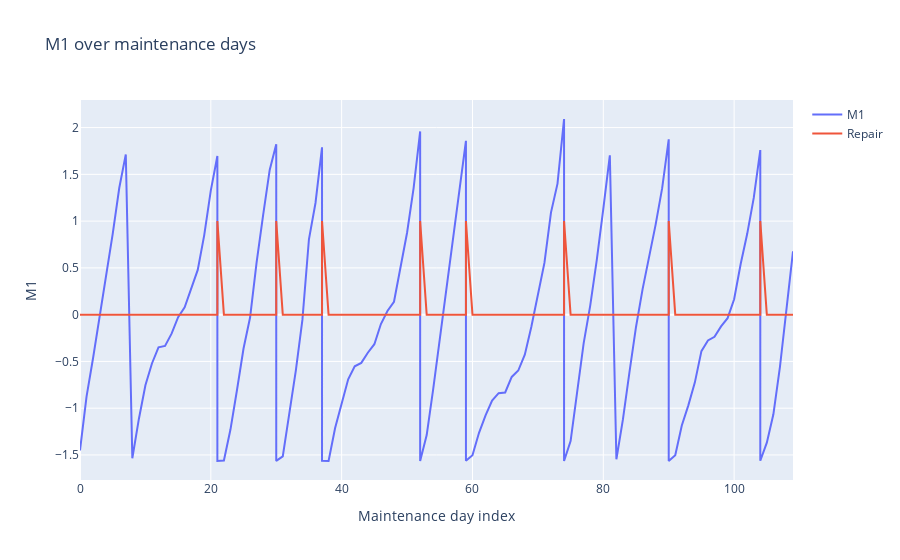
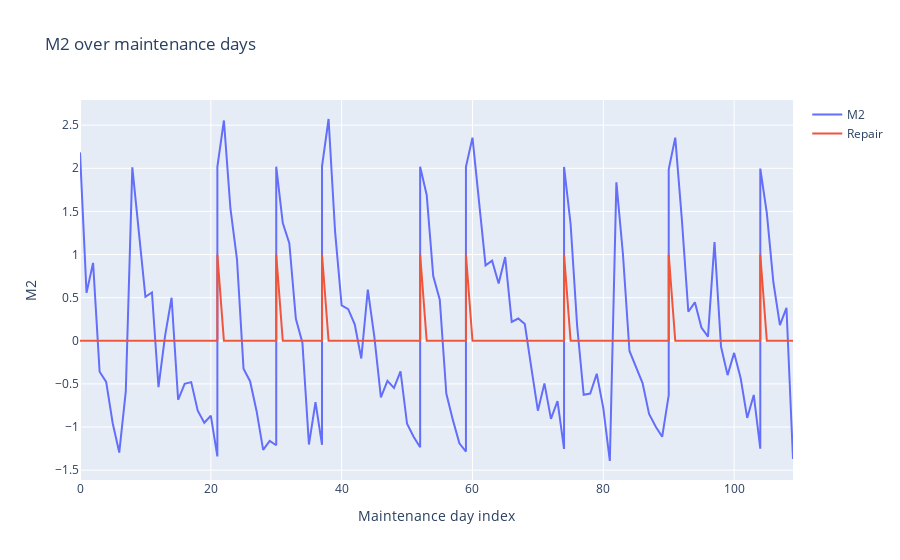

The code cell stored with these charts, in order, in its notebook:
### Markdown cell above
We know that measurements from the device repeat once every seven days when the device went for maintenance. We can take those measurements and copy them seven times, creating a measurement for every day. However, we mayt be able to do something smarter. We knoe that these measurements are indications of the calibration and internal status of the device and change in a continuous fashion.

### Code cell
repetitions = is_repair.astype("int") + 1
num_maintenance_days = maintenance_df_7.shape[0]
x_m = np.repeat(np.arange(num_maintenance_days), repetitions)
y_m1 = np.repeat(maintenance_df_7["M1 (before)"].values, repetitions)
y_m2 = np.repeat(maintenance_df_7["M2 (before)"].values, repetitions)
y_m3 = np.repeat(maintenance_df_7["M3 (before)"].values, repetitions)
y_r = np.repeat(np.zeros((num_maintenance_days,)), repetitions)
repair_indices = (repetitions.cumsum() - 1)[is_repair].values
y_m1[repair_indices] = maintenance_df_7.loc[is_repair, "M1 (after)"].values
y_m2[repair_indices] = maintenance_df_7.loc[is_repair, "M2 (after)"].values
y_m3[repair_indices] = maintenance_df_7.loc[is_repair, "M3 (after)"].values
y_r[repair_indices] = 1
fig_m1 = go.Figure(data=go.Scatter(x=x_m, y=y_m1, name="M1"))
fig_m1.add_trace(go.Scatter(x=x_m, y=y_r, name="Repair"))
fig_m1.update_layout(title="M1 over maintenance days", xaxis_title="Maintenance day index", yaxis_title="M1")
fig_m1.show()
fig_m2 = go.Figure(data=go.Scatter(x=x_m, y=y_m2, name="M2"))
fig_m2.add_trace(go.Scatter(x=x_m, y=y_r, name="Repair"))
fig_m2.update_layout(title="M2 over maintenance days", xaxis_title="Maintenance day index", yaxis_title="M2")
fig_m2.show()
fig_m3 = go.Figure(data=go.Scatter(x=x_m, y=y_m3, name="M3"))
fig_m3.add_trace(go.Scatter(x=x_m, y=y_r, name="Repair"))
fig_m3.update_layout(title="M3 over maintenance days", xaxis_title="Maintenance day index", yaxis_title="M3")
fig_m3.show()

### Figure 1 — Plotly figure (JSON) as saved in the notebook; plotly's stock layout.template omitted (floating-point values rounded to 4 significant figures)
{"data": [{"name": "M1", "type": "scatter", "x": [0, 1, 2, 3, 4, 5, 6, 7, 8, 9, 10, 11, 12, 13, 14, 15, 16, 17, 18, 19, 20, 21, 21, 22, 23, 24, 25, 26, 27, 28, 29, 30, 30, 31, 32, 33, 34, 35, 36, 37, 37, 38, 39, 40, 41, 42, 43, 44, 45, 46, 47, 48, 49, 50, 51, 52, 52, 53, 54, 55, 56, 57, 58, 59, 59, 60, 61, 62, 63, 64, 65, 66, 67, 68, 69, 70, 71, 72, 73, 74, 74, 75, 76, 77, 78, 79, 80, 81, 82, 83, 84, 85, 86, 87, 88, 89, 90, 90, 91, 92, 93, 94, 95, 96, 97, 98, 99, 100, 101, 102, 103, 104, 104, 105, 106, 107, 108, 109], "y": [-1.451, -0.8766, -0.4631, -0.02467, 0.3806, 0.8641, 1.354, 1.713, -1.535, -1.115, -0.755, -0.522, -0.3498, -0.3341, -0.2033, -0.02651, 0.07941, 0.2756, 0.4782, 0.853, 1.328, 1.696, -1.564, -1.56, -1.228, -0.8057, -0.3617, -0.03111, 0.5583, 1.067, 1.547, 1.822, -1.564, -1.515, -1.066, -0.5957, -0.05598, 0.8061, 1.194, 1.789, -1.563, -1.565, -1.212, -0.9383, -0.6905, -0.5524, -0.5156, -0.4069, -0.3157, -0.1002, 0.03888, 0.1374, 0.4865, 0.8761, 1.353, 1.959, -1.564, -1.287, -0.7928, -0.266, 0.2793, 0.7711, 1.279, 1.859, -1.563, -1.503, -1.263, -1.076, -0.918, -0.8397, -0.8324, -0.6657, -0.5975, -0.4271, -0.1297, 0.201, 0.5528, 1.092, 1.401, 2.092, -1.565, -1.351, -0.8324, -0.3037, 0.0969, 0.5832, 1.131, 1.704, -1.546, -1.12, -0.615, -0.1315, 0.271, 0.6173, 0.9626, 1.352, 1.874, -1.564, -1.503, -1.184, -0.9696, -0.7237, -0.3903, -0.2761, -0.2365, -0.126, -0.03756, 0.1641, 0.5408, 0.8641, 1.248, 1.759, -1.562, -1.368, -1.065, -0.5607, 0.08217, 0.6771]}, {"name": "Repair", "type": "scatter", "x": [0, 1, 2, 3, 4, 5, 6, 7, 8, 9, 10, 11, 12, 13, 14, 15, 16, 17, 18, 19, 20, 21, 21, 22, 23, 24, 25, 26, 27, 28, 29, 30, 30, 31, 32, 33, 34, 35, 36, 37, 37, 38, 39, 40, 41, 42, 43, 44, 45, 46, 47, 48, 49, 50, 51, 52, 52, 53, 54, 55, 56, 57, 58, 59, 59, 60, 61, 62, 63, 64, 65, 66, 67, 68, 69, 70, 71, 72, 73, 74, 74, 75, 76, 77, 78, 79, 80, 81, 82, 83, 84, 85, 86, 87, 88, 89, 90, 90, 91, 92, 93, 94, 95, 96, 97, 98, 99, 100, 101, 102, 103, 104, 104, 105, 106, 107, 108, 109], "y": [0, 0, 0, 0, 0, 0, 0, 0, 0, 0, 0, 0, 0, 0, 0, 0, 0, 0, 0, 0, 0, 0, 1, 0, 0, 0, 0, 0, 0, 0, 0, 0, 1, 0, 0, 0, 0, 0, 0, 0, 1, 0, 0, 0, 0, 0, 0, 0, 0, 0, 0, 0, 0, 0, 0, 0, 1, 0, 0, 0, 0, 0, 0, 0, 1, 0, 0, 0, 0, 0, 0, 0, 0, 0, 0, 0, 0, 0, 0, 0, 1, 0, 0, 0, 0, 0, 0, 0, 0, 0, 0, 0, 0, 0, 0, 0, 0, 1, 0, 0, 0, 0, 0, 0, 0, 0, 0, 0, 0, 0, 0, 0, 1, 0, 0, 0, 0, 0]}], "layout": {"title": {"text": "M1 over maintenance days"}, "xaxis": {"title": {"text": "Maintenance day index"}}, "yaxis": {"title": {"text": "M1"}}}}

### Figure 2 — Plotly figure (JSON) as saved in the notebook; plotly's stock layout.template omitted (floating-point values rounded to 4 significant figures)
{"data": [{"name": "M2", "type": "scatter", "x": [0, 1, 2, 3, 4, 5, 6, 7, 8, 9, 10, 11, 12, 13, 14, 15, 16, 17, 18, 19, 20, 21, 21, 22, 23, 24, 25, 26, 27, 28, 29, 30, 30, 31, 32, 33, 34, 35, 36, 37, 37, 38, 39, 40, 41, 42, 43, 44, 45, 46, 47, 48, 49, 50, 51, 52, 52, 53, 54, 55, 56, 57, 58, 59, 59, 60, 61, 62, 63, 64, 65, 66, 67, 68, 69, 70, 71, 72, 73, 74, 74, 75, 76, 77, 78, 79, 80, 81, 82, 83, 84, 85, 86, 87, 88, 89, 90, 90, 91, 92, 93, 94, 95, 96, 97, 98, 99, 100, 101, 102, 103, 104, 104, 105, 106, 107, 108, 109], "y": [2.184, 0.5552, 0.9029, -0.3589, -0.4767, -0.9562, -1.296, -0.5861, 2.011, 1.223, 0.5104, 0.5608, -0.5384, 0.05328, 0.4991, -0.6842, -0.4991, -0.4795, -0.8104, -0.9506, -0.8693, -1.34, 2.016, 2.555, 1.531, 0.945, -0.3225, -0.4683, -0.816, -1.265, -1.161, -1.211, 2.019, 1.366, 1.133, 0.2552, -0.02243, -1.203, -0.7123, -1.206, 2.022, 2.571, 1.262, 0.4094, 0.3673, 0.1907, -0.2047, 0.5945, 0.04487, -0.6562, -0.4655, -0.5468, -0.3533, -0.9618, -1.113, -1.234, 2.019, 1.691, 0.7515, 0.4767, -0.6113, -0.917, -1.189, -1.284, 2.016, 2.356, 1.626, 0.8749, 0.9282, 0.6646, 0.9702, 0.2187, 0.258, 0.1935, -0.3141, -0.8104, -0.4935, -0.9058, -0.6982, -1.253, 2.016, 1.354, 0.1739, -0.6253, -0.6113, -0.3814, -0.7796, -1.394, 1.837, 1.007, -0.1178, -0.3113, -0.4907, -0.8469, -0.9927, -1.113, -0.6309, 1.988, 2.356, 1.416, 0.3365, 0.4459, 0.1542, 0.04767, 1.144, -0.0701, -0.3982, -0.1402, -0.4346, -0.8945, -0.6281, -1.251, 1.997, 1.481, 0.6786, 0.1823, 0.3814, -1.371]}, {"name": "Repair", "type": "scatter", "x": [0, 1, 2, 3, 4, 5, 6, 7, 8, 9, 10, 11, 12, 13, 14, 15, 16, 17, 18, 19, 20, 21, 21, 22, 23, 24, 25, 26, 27, 28, 29, 30, 30, 31, 32, 33, 34, 35, 36, 37, 37, 38, 39, 40, 41, 42, 43, 44, 45, 46, 47, 48, 49, 50, 51, 52, 52, 53, 54, 55, 56, 57, 58, 59, 59, 60, 61, 62, 63, 64, 65, 66, 67, 68, 69, 70, 71, 72, 73, 74, 74, 75, 76, 77, 78, 79, 80, 81, 82, 83, 84, 85, 86, 87, 88, 89, 90, 90, 91, 92, 93, 94, 95, 96, 97, 98, 99, 100, 101, 102, 103, 104, 104, 105, 106, 107, 108, 109], "y": [0, 0, 0, 0, 0, 0, 0, 0, 0, 0, 0, 0, 0, 0, 0, 0, 0, 0, 0, 0, 0, 0, 1, 0, 0, 0, 0, 0, 0, 0, 0, 0, 1, 0, 0, 0, 0, 0, 0, 0, 1, 0, 0, 0, 0, 0, 0, 0, 0, 0, 0, 0, 0, 0, 0, 0, 1, 0, 0, 0, 0, 0, 0, 0, 1, 0, 0, 0, 0, 0, 0, 0, 0, 0, 0, 0, 0, 0, 0, 0, 1, 0, 0, 0, 0, 0, 0, 0, 0, 0, 0, 0, 0, 0, 0, 0, 0, 1, 0, 0, 0, 0, 0, 0, 0, 0, 0, 0, 0, 0, 0, 0, 1, 0, 0, 0, 0, 0]}], "layout": {"title": {"text": "M2 over maintenance days"}, "xaxis": {"title": {"text": "Maintenance day index"}}, "yaxis": {"title": {"text": "M2"}}}}
